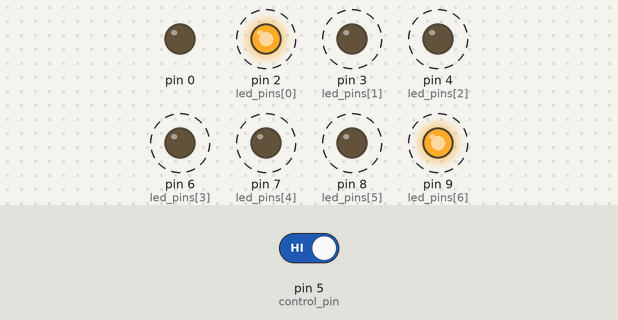
The sketch below on a simulated Arduino Uno, built with avr-gcc and run on an emulated ATmega328P. Parts: output pins drawn as LEDs (lit = HIGH). Dashed ring = blinking. The inputs (shaded band) are chosen by the test bench; at power-on: pin 5 (control_pin) HIGH.

Above: at 1.4 s.
1.9 s: pin 5 (control_pin) driven LOW
At 2.02 s:
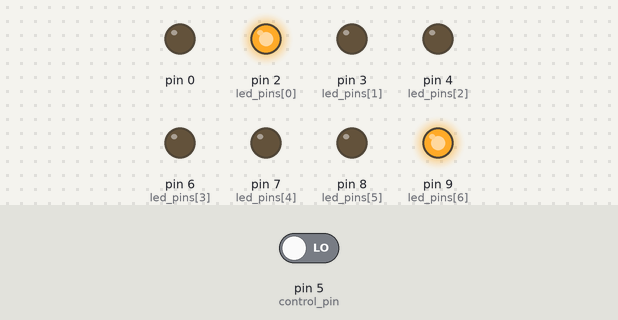
At 2.37 s:
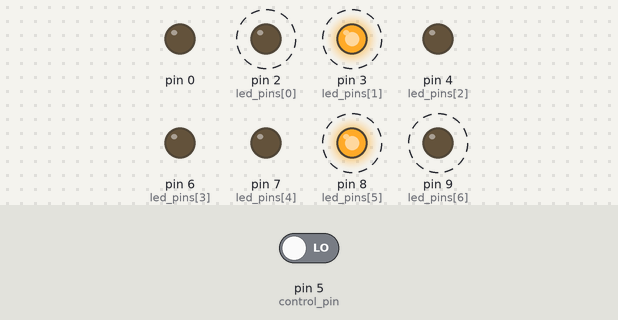
Timing chart, 0 to 10.9 s (numbered marks = the images above; inputs shaded):
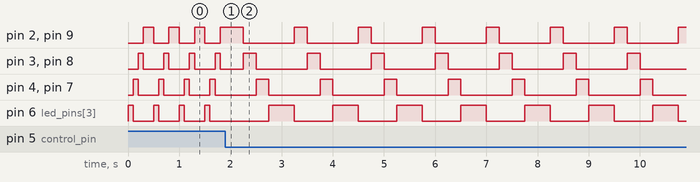

Measured:
- after the input at 1.9 s, pin 2 (led_pins[0]), pin 3 (led_pins[1]): alternates HIGH for 0.25 s and LOW for 1.0 s, starting after 0.35 s
- by itself, pin 2 (led_pins[0]), pin 9 (led_pins[6]): alternates HIGH for 0.20 s and LOW for 0.30 s
- by itself, pin 3 (led_pins[1]), pin 4 (led_pins[2]), pin 6 (led_pins[3]), pin 7 (led_pins[4]), pin 8 (led_pins[5]): alternates HIGH for 0.10 s and LOW for 0.40 s

The sketch:

blinker.ino
```cpp
int switchState = 0;
int wait = 100; //milliseconds.
int led_pins[7] = {2,3,4,6,7,8,9};
int control_pin = 5;

void setup(){
   for(int p=0;p<sizeof(led_pins);p++){
     pinMode(led_pins[p],OUTPUT);
   }
  pinMode(control_pin,INPUT);
}

void loop(){
  //read voltage of pin 5
  switchState = digitalRead(5);
  //button is not pressed
  if (switchState == LOW){
    wait = 250;
    blinkIn();
  }else{
    wait = 100;
    blinkOut();
  }
}

void blinkIn(){
  turnOffOnDelay(2,9);
  turnOffOnDelay(3,8);
  turnOffOnDelay(4,7);
  turnOffOnDelay(6,6);
  delay(wait);
}

void blinkOut(){
  turnOffOnDelay(6,6);
  turnOffOnDelay(4,7);
  turnOffOnDelay(3,8);
  turnOffOnDelay(2,9);
  delay(wait);
}


void turnOffOnDelay(int on_one,int on_two){
 for (int p=0; p < 8; p++){
  digitalWrite(led_pins[p],LOW);
 }
 digitalWrite(on_one,HIGH);
 digitalWrite(on_two,HIGH);
 delay(wait);
}
```
